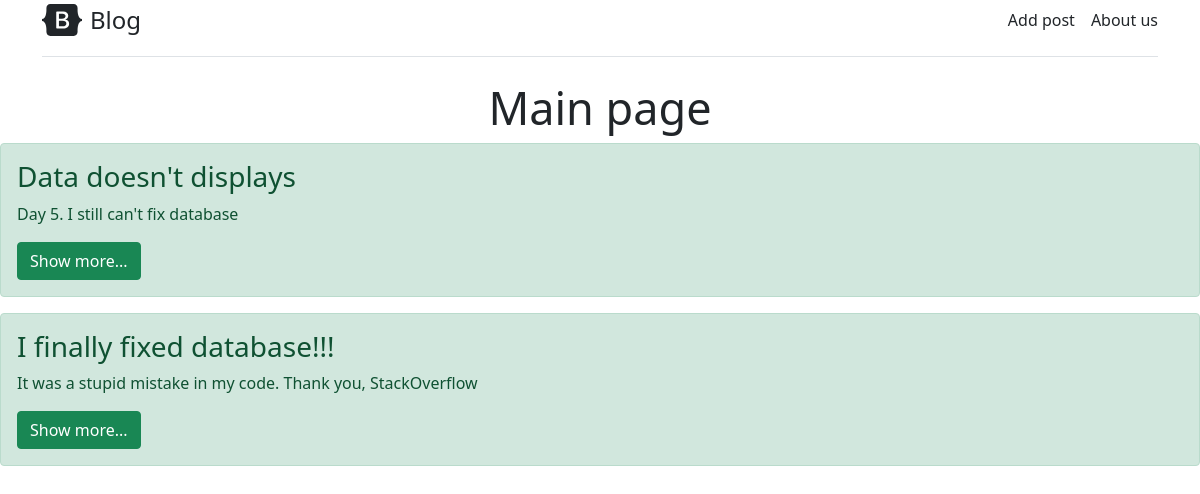
The app's page /, older data.
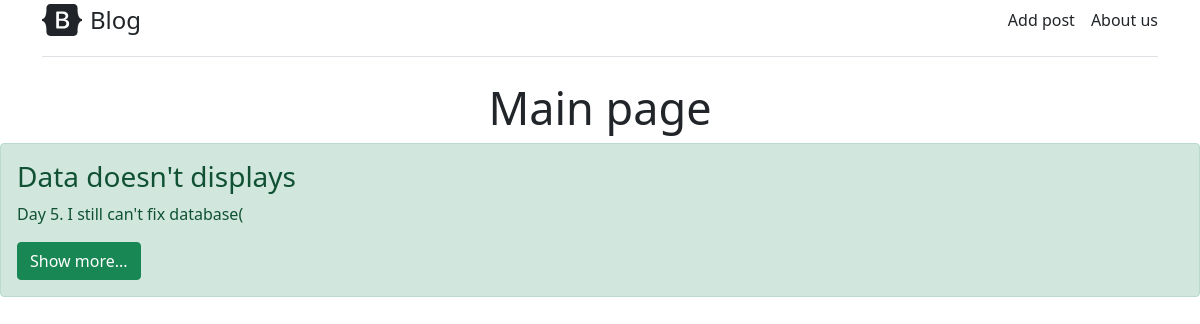
The same page, newer data.
### main/models.py (models this page shows, shortened)
class Post(models.Model):
    title = models.CharField('Title', max_length=50)
    post = models.TextField('Post')

### main/views.py (the view)
# urls.py: path('', views.index, name='home'),
def index(request):
    posts = Post.objects.all()
    return render(request, 'main/index.html', {'title': 'Main Page', 'posts': posts})

### main/templates/main/index.html (shortened to what this page needs)
{% extends 'main/base.html' %}
{% block content %}
    <h2>Main page</h2>
    {% if posts %}
        {% for el in posts %}
            <div class="alert alert-success mt-2">
                <h3>{{ el.title }}</h3>
                <p>{{ el.post }}</p>
                <a href="{% url 'post-detail' el.id %}" class="btn btn-success">Show more...</a>
            </div>
        {% endfor %}
    {% else %}
        <h4>No data</h4>
    {% endif %}
{% endblock %}

Row changes from the older to the newer data that the page shows:
removed Post: title "I finally fixed database!!!", post "It was a stupid mistake in my code. Thank you, StackOverflow"
changed Post "Data doesn't displays": post "Day 5. I still can't fix database" → "Day 5. I still can't fix database("
